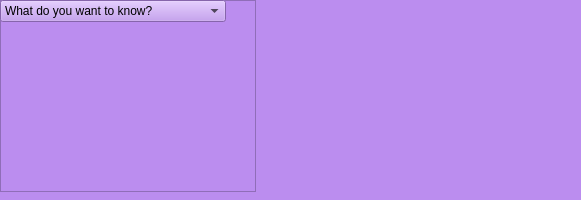
<?xml version="1.0" encoding="UTF-8"?>
<ui version="4.0">
 <class>helpDialog</class>
 <widget class="QDialog" name="helpDialog">
  <property name="geometry">
   <rect>
    <x>0</x>
    <y>0</y>
    <width>581</width>
    <height>200</height>
   </rect>
  </property>
  <property name="windowTitle">
   <string>Help dialog</string>
  </property>
  <property name="styleSheet">
   <string notr="true">background-color: rgb(187, 141, 239);</string>
  </property>
  <property name="sizeGripEnabled">
   <bool>false</bool>
  </property>
  <property name="modal">
   <bool>false</bool>
  </property>
  <widget class="QPushButton" name="okButton">
   <property name="geometry">
   </property>
   <property name="cursor">
    <cursorShape>PointingHandCursor</cursorShape>
   </property>
   <property name="styleSheet">
    <string notr="true">background-color: rgb(187, 141, 239);</string>
   </property>
   <property name="text">
    <string>OK</string>
   </property>
  </widget>
  <widget class="QTextBrowser" name="textArea">
   <property name="geometry">
   </property>
   <property name="styleSheet">
    <string notr="true">background-color: rgb(187, 141, 239);</string>
   </property>
  </widget>
  <widget class="QComboBox" name="helpComboBox">
   <property name="geometry">
   </property>
   <property name="cursor">
    <cursorShape>PointingHandCursor</cursorShape>
   </property>
   <property name="styleSheet">
    <string notr="true">background-color: rgb(187, 141, 239);</string>
   </property>
   <item>
    <property name="text">
     <string>What do you want to know?</string>
    </property>
   </item>
   <item>
    <property name="text">
     <string>General information about the game</string>
    </property>
   </item>
   <item>
    <property name="text">
     <string>Bricks particular qualities</string>
    </property>
   </item>
  </widget>
 </widget>
 <resources/>
 <connections/>
</ui>
